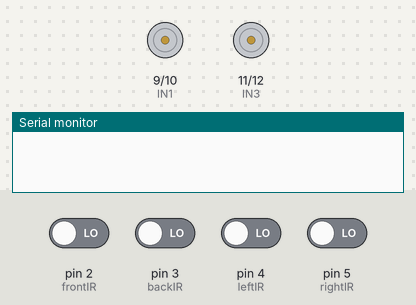
The sketch below on a simulated Arduino Uno, built with avr-gcc and run on an emulated ATmega328P. Parts: motor-driver pin pairs drawn as motors (green arrow = first pin HIGH = forward, orange = second pin HIGH = backward, longer = more drive), the last lines printed to the serial monitor. The inputs (shaded band) are chosen by the test bench; at power-on: pin 2 (frontIR), pin 3 (backIR), pin 4 (leftIR), pin 5 (rightIR) LOW.

Above: at 1.2 s.
1.3 s: pin 2 (frontIR) driven HIGH
At 1.8 s:
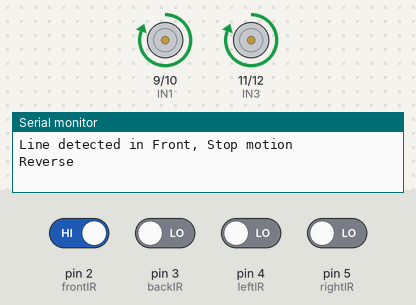
4.3 s: pin 4 (leftIR) driven HIGH
At 5.51 s:
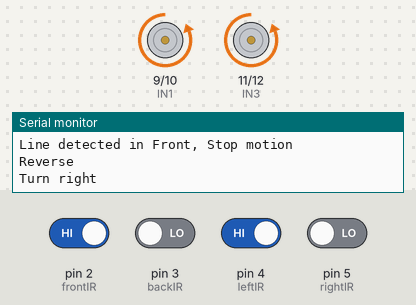
7.3 s: pin 3 (backIR) driven HIGH
At 9.26 s:
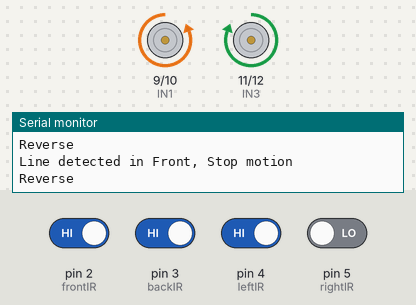
10.3 s: pin 5 (rightIR) driven HIGH
13.3 s: pin 5 (rightIR) driven LOW
16.3 s: pin 2 (frontIR) driven LOW
At 18.4 s:
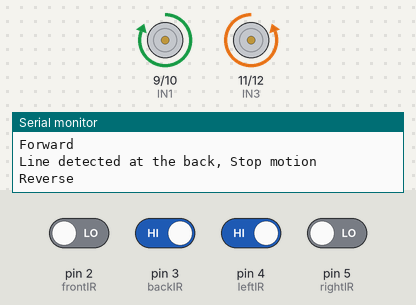
Timing chart, 0 to 19.2 s (numbered marks = the images above; inputs shaded):
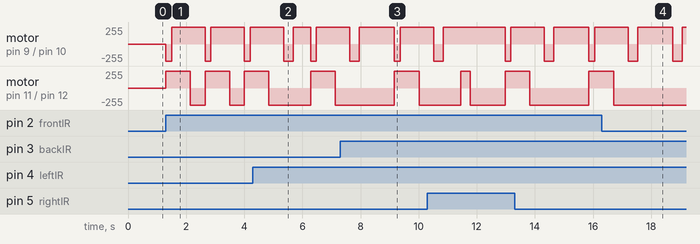

The sketch:

geofencing_robot.ino
```cpp
// IR pins
const int frontIrInterrupt = 0;
const int backIrInterrupt = 1;
const int frontIR = 2;
const int backIR = 3;
const int leftIR = 4;
const int rightIR = 5;

// motor control pins
#define IN4 12
#define IN3 11
#define IN2 10
#define IN1 9

unsigned long currentTime;
unsigned long previousTime = 0;
bool runAuto = false;

void setup() {
  pinMode(frontIR, INPUT);
  pinMode(backIR, INPUT);
  pinMode(leftIR, INPUT);
  pinMode(rightIR, INPUT);
  //set output for motor pins
  pinMode(IN1, OUTPUT);
  pinMode(IN2, OUTPUT);
  pinMode(IN3, OUTPUT);
  pinMode(IN4, OUTPUT);

  Serial.begin(115200);
}

void loop() {

  currentTime = millis();

  int frontIRValue = digitalRead(frontIR);
  int backIRValue = digitalRead(backIR);
  int leftIRValue = digitalRead(leftIR);
  int rightIRValue = digitalRead(rightIR);

  if (frontIRValue == 1 || backIRValue == 1 || leftIRValue == 1 || rightIRValue) {
    if (frontIRValue == 1) {
      Serial.println("Line detected in Front, Stop motion");
      haltMotion();
      /*
    leftIRValue = digitalRead(leftIR);
    rightIRValue = digitalRead(rightIR);
    if (leftIRValue == 0) {  //No line in the back
      Serial.println("Turn left");
      leftward();
      delay(600);
      Serial.println("Stop");
      haltMotion();
    } else if (rightIRValue == 0) {
      Serial.println("Turn right");
      rightward();
      delay(600);
      Serial.println("Stop");
      haltMotion();
    } else {
      Serial.println("Reverse");
      backward();
      delay(300);
    }
    */
      Serial.println("Reverse");
      backward();
      delay(200);
      leftward();
      delay(650);
      forward();
      delay(500);
    }
    // Left Check
    leftIRValue = digitalRead(leftIR);
    if (leftIRValue == 1) {
      Serial.println("Turn right");
      rightward();
      delay(330);
      Serial.println("Forward");
      forward();
      delay(600);
      /*
    frontIRValue = digitalRead(frontIR);
    if (frontIRValue == 0) {
      Serial.println("Go front");
      forward();
      delay(600);
    } else {
      Serial.println("Go right");
      rightward();
      delay(600);
    }
    frontIRValue = digitalRead(frontIR);
    if (frontIRValue == 0) {
      Serial.println("Go front");
      forward();
      delay(1000);
    } else {
      Serial.println("Reverse");
      backward();
      delay(1000);
    }
    */
    }
    // Right Check
    rightIRValue = digitalRead(rightIR);
    if (rightIRValue == 1) {
      Serial.println("Turn left");
      leftward();
      delay(330);
      Serial.println("Forward");
      forward();
      delay(600);

      /*
    frontIRValue = digitalRead(frontIR);
    if (frontIRValue == 0) {
      Serial.println("Go front");
      forward();
      delay(600);
    } else {
      Serial.println("Go left");
      leftward();
      delay(600);
    }
    frontIRValue = digitalRead(frontIR);
    if (frontIRValue == 0) {
      Serial.println("Go front");
      forward();
      delay(1000);
    } else {
      Serial.println("Reverse");
      backward();
      delay(1000);
    }
    */
    }
    // Back Check
    backIRValue = digitalRead(backIR);
    if (backIRValue == 1) {
      Serial.println("Line detected at the back, Stop motion");
      haltMotion();
      /*
    leftIRValue = digitalRead(leftIR);
    rightIRValue = digitalRead(rightIR);
    if (leftIRValue == 0) {  //No line in the back
      Serial.println("Turn left");
      leftward();
      delay(600);
      Serial.println("Stop");
      haltMotion();
    } else if (rightIRValue == 0) {
      Serial.println("Turn right");
      rightward();
      delay(600);
      Serial.println("Stop");
      haltMotion();
    } else {
      Serial.println("Go front");
      forward();
      delay(1000);
    }
    */
      Serial.println("Reverse");
      forward();
      delay(600);
    }
  } else {
    if (runAuto == true) {
      forward();
      delay(200);
      haltMotion();
      delay(200);
      leftward();
      delay(1300);
      haltMotion();
      delay(200);
      rightward();
      delay(1500);
      haltMotion();
      delay(200);
      backward();
      delay(200);
      haltMotion();

      previousTime = currentTime;
      runAuto = false;
    }
  }

  if (currentTime - previousTime >= 5000) {
    // Do nothing
    runAuto = true;
    previousTime = currentTime;
  }
}

void forward() {
  // motor 1 run Clockwise
  digitalWrite(IN1, HIGH);
  digitalWrite(IN2, LOW);
  // motor 2 run Anticlockwise
  digitalWrite(IN3, LOW);
  digitalWrite(IN4, HIGH);
}

void backward() {
  // motor 1 run Anticlock wise
  digitalWrite(IN1, LOW);
  digitalWrite(IN2, HIGH);
  // motor 2 run Clockwise
  digitalWrite(IN3, HIGH);
  digitalWrite(IN4, LOW);
}

void rightward() {
  // motor 1 run
  digitalWrite(IN1, LOW);
  digitalWrite(IN2, HIGH);
  // motor 2 stop
  digitalWrite(IN3, LOW);
  digitalWrite(IN4, HIGH);
}

void leftward() {
  // motor 1 run
  digitalWrite(IN1, HIGH);
  digitalWrite(IN2, LOW);
  // motor 2 stop
  digitalWrite(IN3, HIGH);
  digitalWrite(IN4, LOW);
}

void haltMotion() {
  // All motor stops
  digitalWrite(IN1, LOW);
  digitalWrite(IN2, LOW);
  digitalWrite(IN3, LOW);
  digitalWrite(IN4, LOW);
}
```

Measured:
- after the input at 1.3 s, motor on pin 9 (IN1) / pin 10 (IN2): alternates forward 255/255 for 1.2 s and backward 255/255 for 0.20 s, starting at once; motor on pin 11 (IN3) / pin 12 (IN4): alternates forward 255/255 for 0.85 s and backward 255/255 for 0.50 s, starting at once
- after the input at 16.3 s, motor on pin 11 (IN3) / pin 12 (IN4): goes on until 16.7 s, then stays backward 255/255
